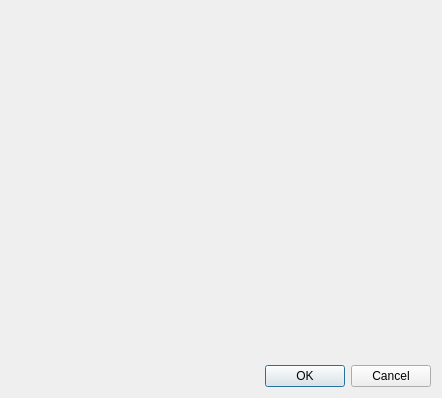
<?xml version="1.0" encoding="UTF-8"?>
<ui version="4.0">
 <class>QueryEditorDialog</class>
 <widget class="QDialog" name="QueryEditorDialog">
  <property name="geometry">
   <rect>
    <x>0</x>
    <y>0</y>
    <width>442</width>
    <height>398</height>
   </rect>
  </property>
  <property name="windowTitle">
   <string>Build Query</string>
  </property>
  <layout class="QGridLayout" name="gridLayout_2">
   <item row="1" column="0">
    <widget class="QDialogButtonBox" name="buttonBox">
     <property name="orientation">
      <enum>Qt::Horizontal</enum>
     </property>
     <property name="standardButtons">
      <set>QDialogButtonBox::Cancel|QDialogButtonBox::Ok</set>
     </property>
    </widget>
   </item>
   <item row="0" column="0">
    <widget class="QueryEditorWidget" name="queryEditor" native="true"/>
   </item>
  </layout>
 </widget>
 <customwidgets>
  <customwidget>
   <class>QueryEditorWidget</class>
   <extends>QWidget</extends>
   <header>queryeditorwidget.h</header>
  </customwidget>
 </customwidgets>
 <resources/>
 <connections>
  <connection>
   <sender>buttonBox</sender>
   <signal>accepted()</signal>
   <receiver>QueryEditorDialog</receiver>
   <slot>accept()</slot>
   <hints>
    <hint type="sourcelabel">
     <x>248</x>
     <y>254</y>
    </hint>
    <hint type="destinationlabel">
     <x>157</x>
     <y>274</y>
    </hint>
   </hints>
  </connection>
  <connection>
   <sender>buttonBox</sender>
   <signal>rejected()</signal>
   <receiver>QueryEditorDialog</receiver>
   <slot>reject()</slot>
   <hints>
    <hint type="sourcelabel">
     <x>316</x>
     <y>260</y>
    </hint>
    <hint type="destinationlabel">
     <x>286</x>
     <y>274</y>
    </hint>
   </hints>
  </connection>
 </connections>
</ui>
